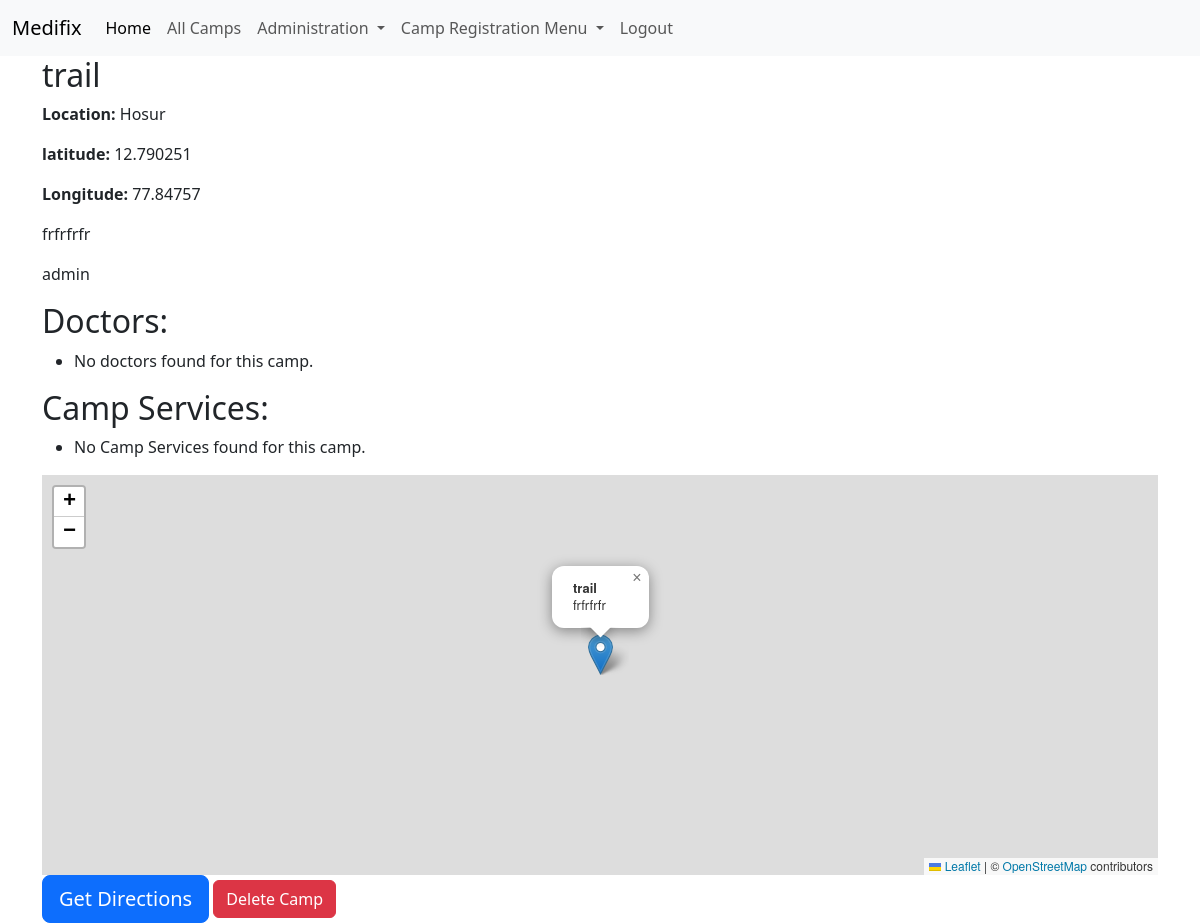
/camp/1/ (signed in), run on an earlier commit of the app's database.
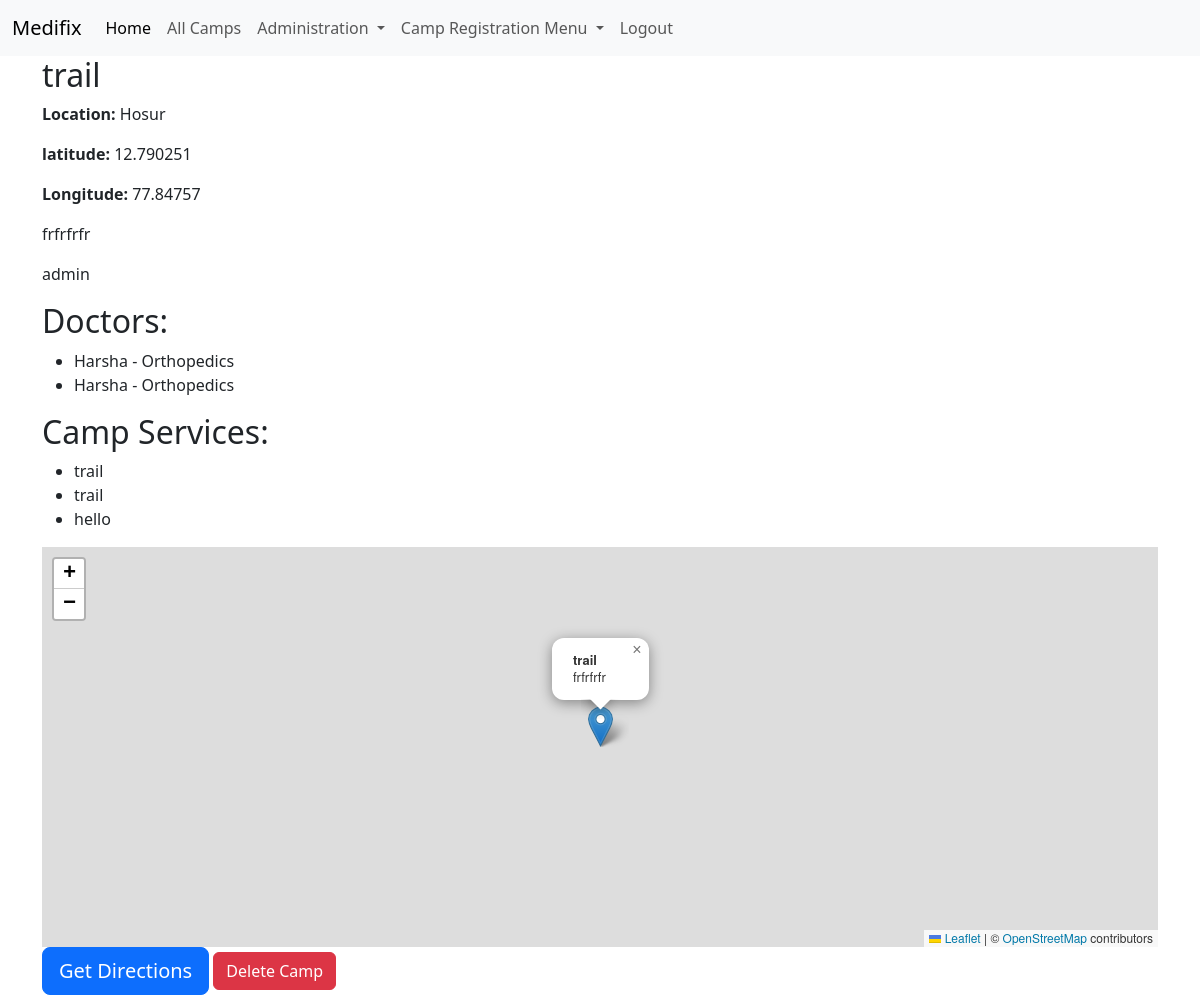
And on a later commit of the database.
### administration/models.py (models this page shows, shortened)
class doctor(models.Model):
    camp_name = models.ForeignKey(camp_details, on_delete=models.CASCADE)
    doctor_name = models.CharField(max_length=255, null=True)
    doctor_title = models.CharField(max_length=255, null=True)
    doctor_description = models.CharField(max_length=255, null=True)

class camp_services(models.Model):
    camp_name = models.ForeignKey(camp_details, on_delete=models.CASCADE)
    service_name = models.CharField(max_length=200, null=True)

### administration/views.py (the view)
# urls.py: path('camp/<int:camp_id>/', views.camp_details_view, name='camp_details'),
@login_required
def camp_details_view(request, camp_id):
    camp = get_object_or_404(camp_details, pk=camp_id)
    doctors = doctor.objects.filter(camp_name=camp)
    camp_service = camp_services.objects.filter(camp_name = camp)
    context = {
        'camp': camp,
        'doctors': doctors,
        'camp_ser': camp_service,
    }
    return render(request, 'camp/camp_detail.html', context)

### templates/camp/camp_detail.html (shortened to what this page needs)
{% extends 'base.html' %}
{% load static %}
{% block content %}
    <h2>{{ camp.camp_name }}</h2>
    <p><strong>Location:</strong> {{ camp.location }}</p>
    <p><strong>latitude:</strong> {{ camp.latitude }}</p>
    <p><strong>Longitude:</strong> {{ camp.longitude }}</p>
    <p>{{ camp.description }}</p>
    {% if user.is_superuser %}
    <p>{{ camp.createdby }}</p>
    {% endif %}
    <h2>Doctors:</h2>
    <ul>
        {% for doctor in doctors %}
        <li>{{ doctor.doctor_name }} - {{ doctor.doctor_title }}</li>
        {% empty %}
        <li>No doctors found for this camp.</li>
        {% endfor %}
    </ul>
    <h2>Camp Services:</h2>
    <ul>
        {% for camp_ser in camp_ser %}
        <li>{{ camp_ser.service_name }}</li>
        {% empty %}
        <li>No Camp Services found for this camp.</li>
        {% endfor %}
    </ul>
    <div id="map"></div>
    <a href="https://www.google.com/maps/dir/?api=1&destination={{ camp.latitude }},{{ camp.longitude }}" target="_blank" class="btn btn-primary btn-lg">Get Directions</a>
    {% if request.user.is_superuser or camp.created_by == request.user %}
    <a href="{% url 'camp_delete' camp.id %}" onclick="return confirm('Are you sure you want to delete this camp?')" class="btn btn-danger">Delete Camp</a>
    {% endif %}
{% endblock %}

What changed in the data, as far as the page shows it:
added doctor: doctor_name "Harsha", doctor_title "Orthopedics"
added doctor: doctor_name "Harsha", doctor_title "Orthopedics"
added camp_services: service_name "trail"
added camp_services: service_name "trail"
added camp_services: service_name "hello"
Also different on the page:
text no longer shown: "No doctors found for this camp. No Camp Services found for this camp."
